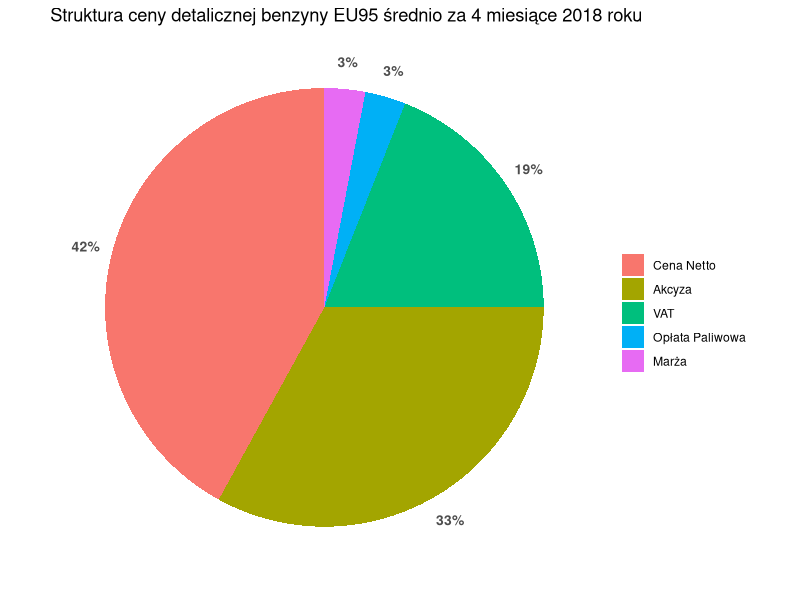
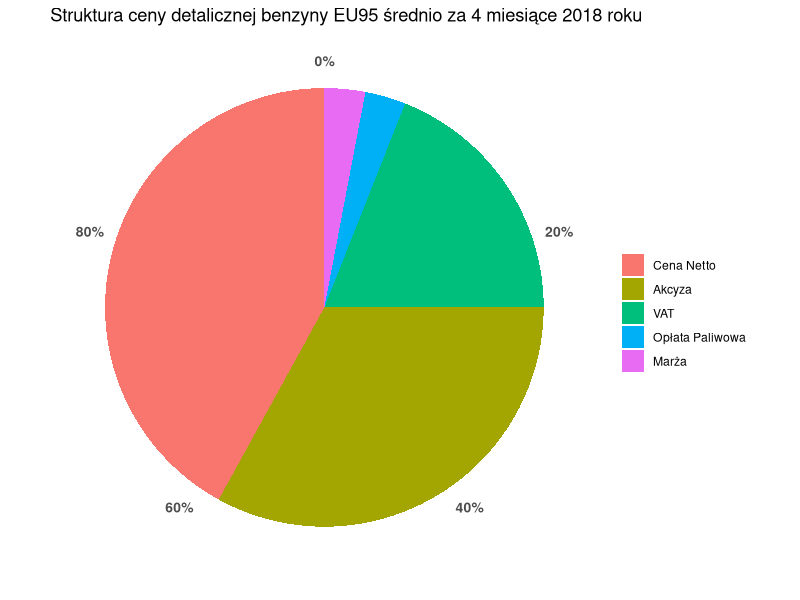
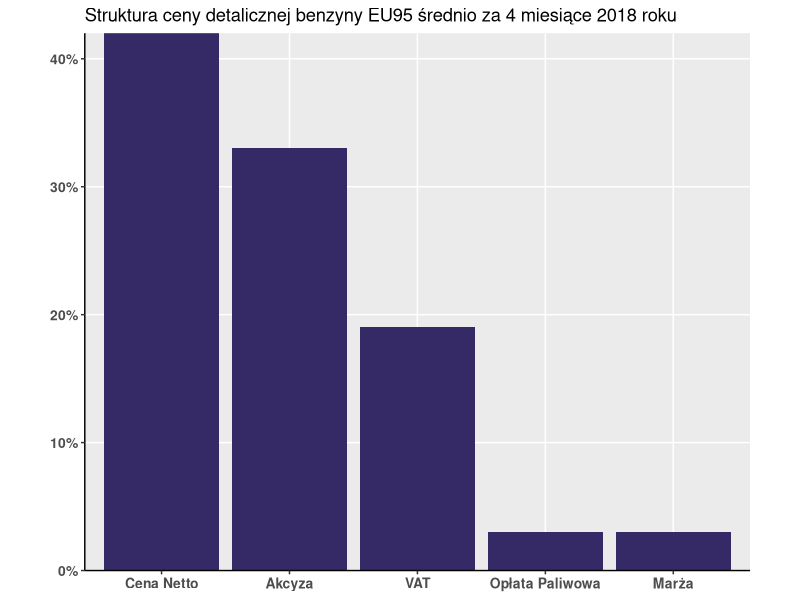
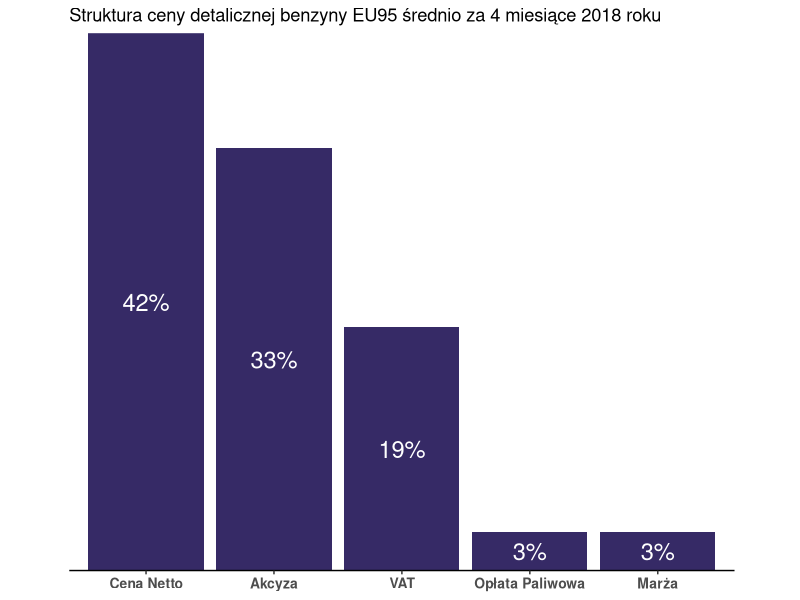

R code for these plots, in order:
# import bibliotek i danych
library(ggplot2)
data <- data.frame("Rodzaj" = c("Cena Netto", "Akcyza", "VAT", "Opłata Paliwowa", "Marża"), "Ilosc" = c(0.42, 0.33, 0.19, 0.03, 0.03))
data$Rodzaj <- factor(data$Rodzaj, levels = c("Cena Netto", "Akcyza", "VAT", "Opłata Paliwowa", "Marża"))

# wykres kołowy z podpisanymi wartościami

ggplot(data = data, aes(x = "", y = Ilosc, fill = factor(Rodzaj))) +
    geom_bar(width = 1, stat = "identity") +
    coord_polar(theta = "y", start = 0) +
    theme(
        axis.text.y = element_blank(),
        axis.line.y = element_blank(),
        axis.ticks.y = element_blank(), 
        axis.title = element_blank(),
        axis.text.x = element_text(size = 10, face = "bold"),
        axis.line.x = element_blank(),
        panel.grid.major = element_blank(),
        panel.grid.minor = element_blank(),
        panel.border = element_blank(),
        panel.background = element_blank()) +
    labs(title = "Struktura ceny detalicznej benzyny EU95 średnio za 4 miesiące 2018 roku", fill = element_blank()) +
    scale_y_continuous(breaks = c(0.015, 0.045, 0.155, 0.415, 0.79), labels = c("3%", "3%", "19%", "33%", "42%"))

# wykres kołowy

ggplot(data = data, aes(x = "", y = Ilosc, fill = factor(Rodzaj))) +
    geom_bar(width = 1, stat = "identity") +
    coord_polar(theta = "y", start = 0) +
    theme(
        axis.text.y = element_blank(),
        axis.line.y = element_blank(),
        axis.ticks.y = element_blank(), 
        axis.title = element_blank(),
        axis.text.x = element_text(size = 10, face = "bold"),
        axis.line.x = element_blank(),
        panel.grid.major = element_blank(),
        panel.grid.minor = element_blank(),
        panel.border = element_blank(),
        panel.background = element_blank()) +
    labs(title = "Struktura ceny detalicznej benzyny EU95 średnio za 4 miesiące 2018 roku", fill = element_blank()) +
    scale_y_continuous(breaks = c(0, 0.2, 0.4, 0.6, 0.8), labels = c("0%", "20%", "40%", "60%", "80%"))

# wykres komulnowy
ggplot(data = data, aes(x = Rodzaj, y = Ilosc)) +
    geom_bar(stat = "identity", width = 0.9, fill = "#362A66") +
    scale_y_continuous(limits = c(0, 0.42), expand = c(0, 0), labels = c("0%", "10%", "20%", "30%", "40%")) +
    theme(
        axis.text.y = element_text(size = 10, face = "bold"),
        axis.line.y = element_line(),
        axis.title = element_blank(),
        axis.text.x = element_text(size = 10, face = "bold"),
        axis.line.x = element_line(),
        panel.grid.minor = element_blank(),
        panel.border = element_blank()) +
    coord_fixed(10) +
    labs(title = "Struktura ceny detalicznej benzyny EU95 średnio za 4 miesiące 2018 roku", fill = element_blank())

# wykres kolumnowy z podpisanymi wartościami
ggplot(data = data, aes(x = Rodzaj, y = Ilosc)) +
    geom_bar(stat = "identity", width = 0.9, fill = "#362A66") +
    geom_text(aes(label = scales::percent(Ilosc, accuracy = 1)), position = position_stack(vjust = 0.5), size = 6, color = "white") +
    scale_y_continuous(limits = c(0, 0.42), expand = c(0, 0)) +
    theme(
        axis.text.y = element_blank(),
        axis.line.y = element_blank(),
        axis.ticks.y = element_blank(), 
        axis.title = element_blank(),
        axis.text.x = element_text(size = 10, face = "bold"),
        axis.line.x = element_line(),
        panel.grid.major = element_blank(),
        panel.grid.minor = element_blank(),
        panel.border = element_blank(),
        panel.background = element_blank()) +
    coord_fixed(10) +
    labs(title = "Struktura ceny detalicznej benzyny EU95 średnio za 4 miesiące 2018 roku", fill = element_blank())
